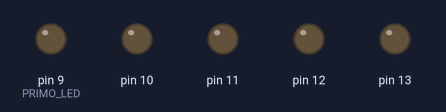
This sketch was run on a simulated Arduino Uno, built with avr-gcc and run on an emulated ATmega328P. Shown: output pins drawn as LEDs (lit = HIGH).

Above: at 0.1 s.
At 0.5 s:
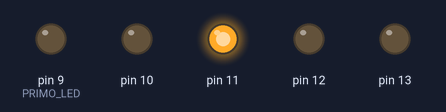
At 0.9 s:
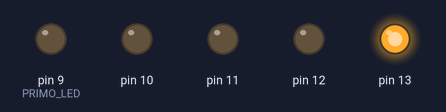
At 1.7 s:
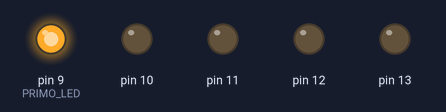
At 2.7 s:
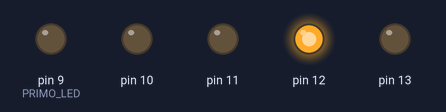
At 3.5 s:
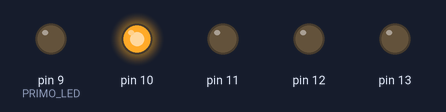
Timing chart, 0 to 3.8 s (numbered marks = the images above):
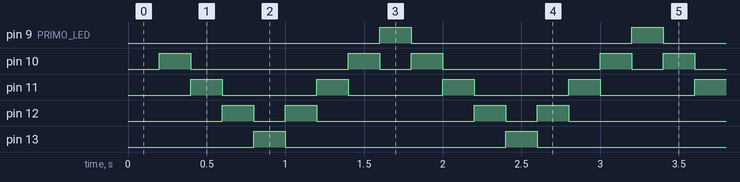

The sketch:

_02_LuciSuperCar_1.ino
```cpp
const byte PRIMO_LED     = 9;
const byte ULTIMO_LED    = 13;

byte direzione_crescente = true;
byte pin_led_attuale     = PRIMO_LED;

void setup() {
    pinMode(PRIMO_LED,   OUTPUT); //9
    pinMode(PRIMO_LED+1, OUTPUT); //10
    pinMode(PRIMO_LED+2, OUTPUT); //11
    pinMode(PRIMO_LED+3, OUTPUT); //12
    pinMode(PRIMO_LED+4, OUTPUT); //13
}

void loop() {
    delay(200);

    // Spengo il led attualmente acceso (led_attuale)
    digitalWrite(pin_led_attuale, LOW);

    // In base alla direzione, passo al LED precedente o successivo
    if (direzione_crescente == true)
        pin_led_attuale++;
    if (direzione_crescente == false)
        pin_led_attuale--;

    // Se si è sforati in LED "più grandi"...
    if ( pin_led_attuale > ULTIMO_LED ) {
        // si ritorna al penultimo LED e si imposta una direzione decrescente
        pin_led_attuale = ULTIMO_LED-1;
        direzione_crescente = false;
    }

    // Se si è sforati in LED "più piccoli"...
    if ( pin_led_attuale < PRIMO_LED ) {
        // si ritorna al secondo LED e si imposta una direzione crescente
        pin_led_attuale = PRIMO_LED+1;
        direzione_crescente = true;
    }

    // Accendo definitivamente quello successivo
    digitalWrite(pin_led_attuale, HIGH);
}
```

Measured:
- by itself, pin 9 (PRIMO_LED), pin 13: alternates HIGH for 0.20 s and LOW for 1.4 s
- by itself, pin 10: repeats every 1.6 s: LOW 1.0 s, HIGH 0.20 s, LOW 0.20 s, HIGH 0.20 s
- by itself, pin 11: alternates HIGH for 0.20 s and LOW for 0.60 s
- by itself, pin 12: repeats every 1.6 s: LOW 0.20 s, HIGH 0.20 s, LOW 1.0 s, HIGH 0.20 s
